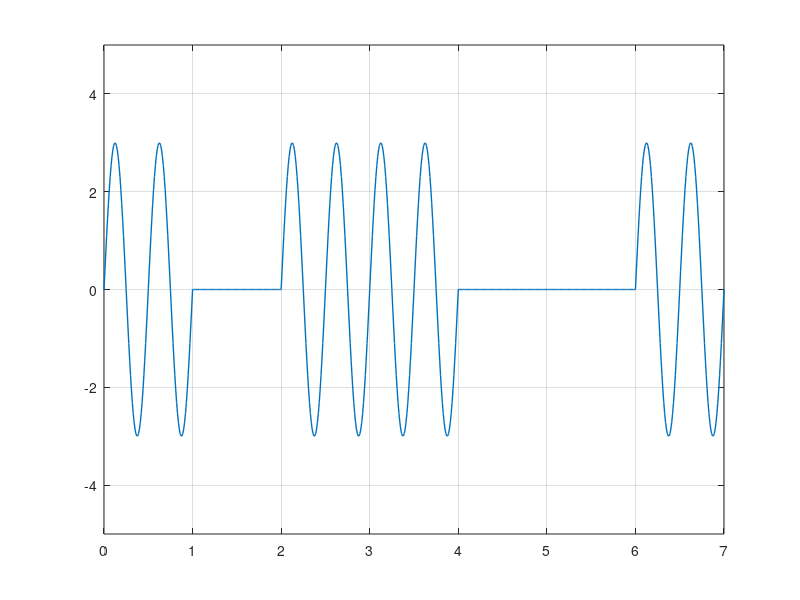

Here is the MATLAB script that generated this plot:
clc; #... Clear command line
clear all; #... Clear variables
close all; #... Clear figures

bits = [1 0 1 1 0 0 1];

#... Modulation

bitrate = 1; #... Number of bits per second

sampling_rate = 100;
sampling_time = 1/sampling_rate;

end_time = length(bits)/bitrate;
time = 0:sampling_time:end_time;

a = 3;
f = 2;
modulation = a*sin(2*pi*f*time);

index = 1;

for i = 1:length(time)
    if bits(index) == 0
        modulation(i) = 0;
    endif
    if time(i)*bitrate >= index
        index = index+1;
    endif
endfor

plot(time, modulation, "LineWidth", 1);
axis([0 end_time -5 +5]);
grid on;

#... Demodulation

index = 1;

for i = 1:length(modulation)
    if modulation(i) != 0
        demodultaion(index) = 1;
    else
        demodultaion(index) = 0;
    endif
    if time(i)*bitrate >= index
        index = index+1;
    endif
endfor

disp(demodultaion);
